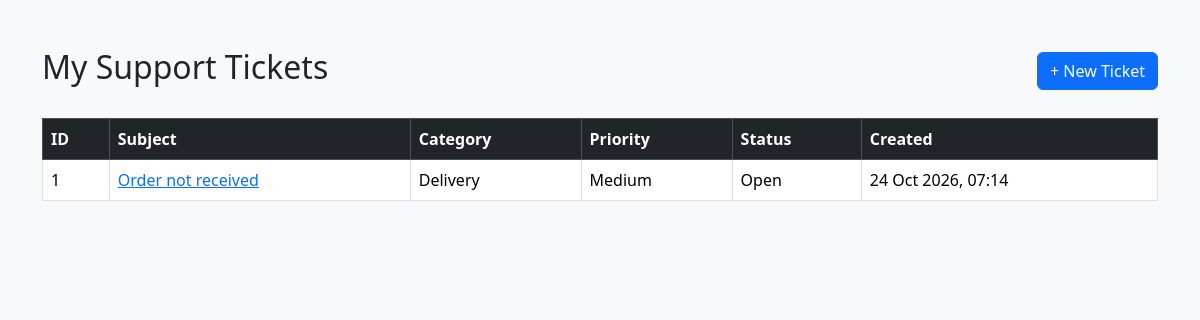
The app's page /tickets/my/ (signed in) with its own data.
### tickets/models.py (models this page shows, shortened)
class Ticket(models.Model):
    CATEGORY_CHOICES = [
        ("BILLING", "Billing"),
        ("TECHNICAL", "Technical"),
        ("ACCOUNT", "Account"),
        ("DELIVERY", "Delivery"),
        ("OTHER", "Other"),
    ]
    PRIORITY_CHOICES = [
        ("LOW", "Low"),
        ("MEDIUM", "Medium"),
        ("HIGH", "High"),
        ("URGENT", "Urgent"),
    ]
    STATUS_CHOICES = [
        ("OPEN", "Open"),
        ("IN_PROGRESS", "In Progress"),
        ("RESOLVED", "Resolved"),
        ("CLOSED", "Closed"),
    ]
    customer = models.ForeignKey(
        settings.AUTH_USER_MODEL,
        on_delete=models.CASCADE,
        related_name="customer_tickets",
    )
    subject = models.CharField(max_length=200)
    description = models.TextField()
    category = models.CharField(
        max_length=20,
        choices=CATEGORY_CHOICES,
        default="OTHER",
    )
    priority = models.CharField(
        max_length=10,
        choices=PRIORITY_CHOICES,
        default="MEDIUM",
    )
    status = models.CharField(
        max_length=20,
        choices=STATUS_CHOICES,
        default="OPEN",
    )
    assigned_agent = models.ForeignKey(
        settings.AUTH_USER_MODEL,
        on_delete=models.SET_NULL,
        null=True,
        blank=True,
        related_name="assigned_tickets",
    )
    created_at = models.DateTimeField(auto_now_add=True)
    updated_at = models.DateTimeField(auto_now=True)

### tickets/views.py (the view)
# urls.py: path("my/", views.my_tickets, name="my_tickets"),
@login_required
def my_tickets(request):
    tickets = Ticket.objects.filter(
        customer=request.user
    ).order_by("-created_at")
    return render(
        request,
        "tickets/my_tickets.html",
        {"tickets": tickets},
    )

### templates/tickets/my_tickets.html (shortened to what this page needs)
<!DOCTYPE html>
<html lang="en">
<head>
    <link
        href="https://cdn.jsdelivr.net/npm/bootstrap@5.3.3/dist/css/bootstrap.min.css"
        rel="stylesheet"
    >
</head>
<body class="bg-light">
<div class="container py-5">
    <div class="d-flex justify-content-between align-items-center mb-4">
        <h2>My Support Tickets</h2>
        <a href="{% url 'tickets:create_ticket' %}"
           class="btn btn-primary">
            + New Ticket
        </a>
    </div>
    {% if tickets %}
        <div class="table-responsive">
            <table class="table table-bordered table-hover bg-white">
                <thead class="table-dark">
                    <tr>
                        <th>ID</th>
                        <th>Subject</th>
                        <th>Category</th>
                        <th>Priority</th>
                        <th>Status</th>
                        <th>Created</th>
                    </tr>
                </thead>
                <tbody>
                    {% for ticket in tickets %}
                        <tr>
                            <td>{{ ticket.id }}</td>
                            <td>
                                <a href="{% url 'tickets:ticket_detail' ticket.id %}">
                                  {{ ticket.subject }}
                                 </a>
                            </td>
                            <td>{{ ticket.get_category_display }}</td>
                            <td>{{ ticket.get_priority_display }}</td>
                            <td>{{ ticket.get_status_display }}</td>
                            <td>{{ ticket.created_at|date:"d M Y, H:i" }}</td>
                        </tr>
                    {% endfor %}
                </tbody>
            </table>
        </div>
    {% else %}
        <div class="alert alert-info">
            You haven't created any support tickets yet.
        </div>
    {% endif %}
</div>
</body>
</html>

### records on screen
Ticket: id "1", subject "Order not received", category "Delivery", priority "Medium", status "Open", created_at "24 Oct 2026, 07:14"
